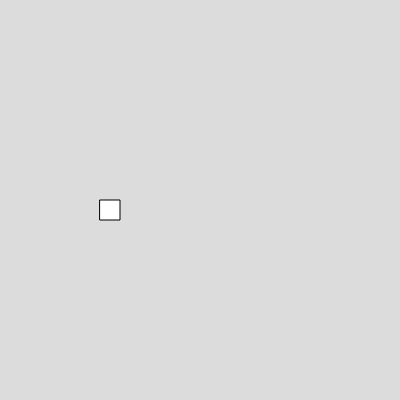
Frame 1 (no input)
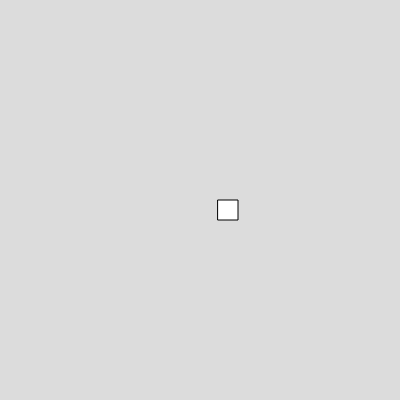
Frame 60 (no input)
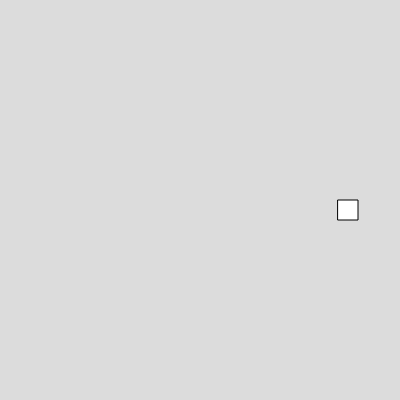
Frame 120 (the mouse pressed at the canvas centre since frame 60)

The p5.js sketch that drew these frames (run headless with seeded random() and noise() and a simulated clock; from frame 60 on, the mouse is pressed at the canvas centre):

// p5.js sketch
// ── sketch.js
var caixa;

function setup() 
{
  createCanvas(400, 400);
  caixa = new Box(100,200,20,20,2);
}

function draw() 
{
  background(220);
  caixa.mostrar();
  caixa.mover();

}


// ── box.js
class Box
  {
    constructor(posx, posy, lar, alt, velX) {
      this.posx = posx;
      this.posy = posy;
      this.lar = lar;
      this.alt = alt;
      this.velX = velX;
    }
    
    mostrar(){
      rect(this.posx, this.posy, this.lar, this.alt);
    }

    mover(){
      this.posx = this.posx + this.velX;
    }


  }

  
